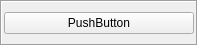
<?xml version="1.0" encoding="UTF-8"?>
<ui version="4.0">
 <class>KPPAnimatedFrame</class>
 <widget class="QFrame" name="KPPAnimatedFrame">
  <property name="geometry">
   <rect>
    <x>0</x>
    <y>0</y>
    <width>198</width>
    <height>46</height>
   </rect>
  </property>
  <property name="focusPolicy">
   <enum>Qt::StrongFocus</enum>
  </property>
  <property name="windowTitle">
   <string>Frame</string>
  </property>
  <property name="frameShape">
   <enum>QFrame::Box</enum>
  </property>
  <property name="frameShadow">
   <enum>QFrame::Sunken</enum>
  </property>
  <layout class="QVBoxLayout" name="verticalLayout">
   <property name="spacing">
    <number>2</number>
   </property>
   <property name="sizeConstraint">
    <enum>QLayout::SetNoConstraint</enum>
   </property>
   <property name="leftMargin">
    <number>2</number>
   </property>
   <property name="topMargin">
    <number>2</number>
   </property>
   <property name="rightMargin">
    <number>2</number>
   </property>
   <property name="bottomMargin">
    <number>2</number>
   </property>
   <item>
    <widget class="QPushButton" name="pushButton">
     <property name="text">
      <string>PushButton</string>
     </property>
     <property name="flat">
      <bool>false</bool>
     </property>
    </widget>
   </item>
  </layout>
 </widget>
 <resources/>
 <connections/>
</ui>
